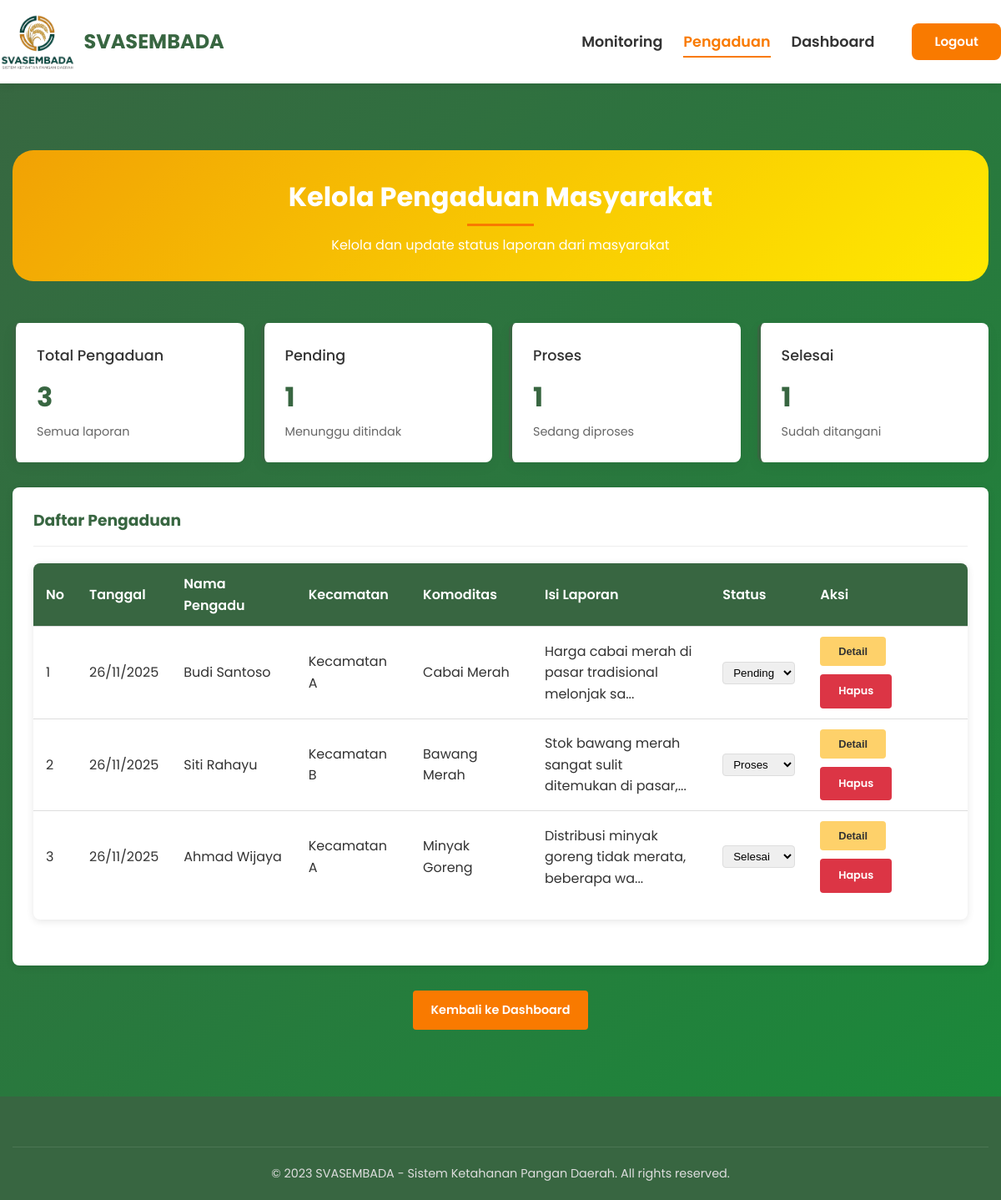
The page /admin/admin_pengaduan.php (signed in) on the database its author committed.
### tables this page shows
CREATE TABLE pengaduan (
    id_pengaduan INT PRIMARY KEY AUTO_INCREMENT,
    nama_pengadu VARCHAR(100) NOT NULL,
    kecamatan VARCHAR(100) NOT NULL,
    komoditas VARCHAR(100),
    isi_laporan TEXT NOT NULL,
    status ENUM('pending', 'proses', 'selesai') DEFAULT 'pending',
    tanggal TIMESTAMP DEFAULT CURRENT_TIMESTAMP
);

### admin/admin_pengaduan.php (the view, shortened to what this page needs)
<?php
include '../config/koneksi.php';
$pengaduan = mysqli_query($koneksi, "SELECT * FROM pengaduan ORDER BY tanggal DESC");
?>
<!DOCTYPE html>
<html lang="id">
<head>
    <link rel="stylesheet" href="../assets/style.css">
</head>
<body>
  <header>
    <div class="container header-container">
        <div class="logo">
            <h1 class="brand">
                <img src="../assets/img/logo_svasembada.png" alt="SVASEMBADA" class="brand-logo">
                SVASEMBADA
            </h1>
        </div>
        <ul class="nav-menu">
            <?php $currentPage = basename($_SERVER['PHP_SELF']); ?>
            <li><a href="admin_monitoring.php" class="<?= ($currentPage == 'admin_monitoring.php') ? 'active' : '' ?>">Monitoring</a></li>
            <li><a href="admin_pengaduan.php" class="<?= ($currentPage == 'admin_pengaduan.php') ? 'active' : '' ?>">Pengaduan</a></li>
            <li><a href="../pages/dashboard.php" class="<?= ($currentPage == 'dashboard.php') ? 'active' : '' ?>">Dashboard</a></li>
            <li><a href="logout.php" class="btn btn-secondary btn-sm">Logout</a></li>
        </ul>
    </div>
</header>
    <main>
        <section class="section">
            <div class="container">
                <div class="section-title">
                    <h2>Kelola Pengaduan Masyarakat</h2>
                    <p>Kelola dan update status laporan dari masyarakat</p>
                </div>
                <div class="dashboard-grid">
                    <?php
                    $total_pengaduan = mysqli_query($koneksi, "SELECT COUNT(*) as total FROM pengaduan");
                    $total_pengaduan = mysqli_fetch_assoc($total_pengaduan)['total'];
                    $pengaduan_pending = mysqli_query($koneksi, "SELECT COUNT(*) as total FROM pengaduan WHERE status = 'pending'");
                    $pengaduan_pending = mysqli_fetch_assoc($pengaduan_pending)['total'];
                    $pengaduan_proses = mysqli_query($koneksi, "SELECT COUNT(*) as total FROM pengaduan WHERE status = 'proses'");
                    $pengaduan_proses = mysqli_fetch_assoc($pengaduan_proses)['total'];
                    $pengaduan_selesai = mysqli_query($koneksi, "SELECT COUNT(*) as total FROM pengaduan WHERE status = 'selesai'");
                    $pengaduan_selesai = mysqli_fetch_assoc($pengaduan_selesai)['total'];
                    ?>
                    <div class="dashboard-card">
                        <h3>Total Pengaduan</h3>
                        <span class="number"><?= $total_pengaduan ?></span>
                        <div class="description">Semua laporan</div>
                    </div>
                    <div class="dashboard-card">
                        <h3>Pending</h3>
                        <span class="number"><?= $pengaduan_pending ?></span>
                        <div class="description">Menunggu ditindak</div>
                    </div>
                    <div class="dashboard-card">
                        <h3>Proses</h3>
                        <span class="number"><?= $pengaduan_proses ?></span>
                        <div class="description">Sedang diproses</div>
                    </div>
                    <div class="dashboard-card">
                        <h3>Selesai</h3>
                        <span class="number"><?= $pengaduan_selesai ?></span>
                        <div class="description">Sudah ditangani</div>
                    </div>
                </div>
                <div class="card">
                    <div class="card-header">
                        <h3>Daftar Pengaduan</h3>
                    </div>
                    <div class="table-container">
                        <table class="data-table">
                            <thead>
                                <tr>
                                    <th>No</th>
                                    <th>Tanggal</th>
                                    <th>Nama Pengadu</th>
                                    <th>Kecamatan</th>
                                    <th>Komoditas</th>
                                    <th>Isi Laporan</th>
                                    <th>Status</th>
                                    <th>Aksi</th>
                                </tr>
                            </thead>
                            <tbody>
                                <?php if(mysqli_num_rows($pengaduan) > 0): ?>
                                    <?php $no = 1; ?>
                                    <?php while($row = mysqli_fetch_assoc($pengaduan)): ?>
                                        <tr>
                                            <td><?= $no++ ?></td>
                                            <td><?= date('d/m/Y', strtotime($row['tanggal'])) ?></td>
                                            <td><?= $row['nama_pengadu'] ?></td>
                                            <td><?= $row['kecamatan'] ?></td>
                                            <td><?= $row['komoditas'] ?: '-' ?></td>
                                            <td>
                                                <div style="max-width: 200px; overflow: hidden; text-overflow: ellipsis;">
                                                    <?= substr($row['isi_laporan'], 0, 50) ?>...
                                                </div>
                                            </td>
                                            <td>
                                                <form method="POST" action="" style="display: inline;">
                                                    <select name="status" onchange="this.form.submit()"
                                                            style="padding: 4px 8px; border-radius: 4px; border: 1px solid #ddd;">
                                                        <option value="pending" <?= $row['status'] == 'pending' ? 'selected' : '' ?>>Pending</option>
                                                        <option value="proses" <?= $row['status'] == 'proses' ? 'selected' : '' ?>>Proses</option>
                                                        <option value="selesai" <?= $row['status'] == 'selesai' ? 'selected' : '' ?>>Selesai</option>
                                                    </select>
                                                </form>
                                            </td>
                                            <td>
                                                <div class="action-buttons">
                                                    <button type="button" class="btn btn-accent btn-sm"
                                                            onclick="showDetail('<?= $row['nama_pengadu'] ?>', '<?= $row['kecamatan'] ?>', '<?= $row['komoditas'] ?>', '<?= addslashes($row['isi_laporan']) ?>')">
                                                        Detail
                                                    </button>
                                                    <a href="?hapus=<?= $row['id_pengaduan'] ?>"
                                                       class="btn btn-danger btn-sm"
                                                       onclick="return confirm('Yakin ingin menghapus pengaduan ini?')">
                                                        Hapus
                                                    </a>
                                                </div>
                                            </td>
                                        </tr>
                                    <?php endwhile; ?>
                                <?php else: ?>
                                    <tr>
                                        <td colspan="8" style="text-align: center;">Belum ada pengaduan</td>
                                    </tr>
                                <?php endif; ?>
                            </tbody>
                        </table>
                    </div>
                </div>
                <div style="text-align: center; margin-top: 30px;">
                    <a href="../pages/dashboard.php" class="btn btn-secondary">Kembali ke Dashboard</a>
                </div>
            </div>
        </section>
    </main>
    <footer>
        <div class="container">
            <div class="copyright">
                <p>&copy; 2023 SVASEMBADA - Sistem Ketahanan Pangan Daerah. All rights reserved.</p>
            </div>
        </div>
    </footer>
</body>
</html>

### assets/style.css (style rules this page uses)
:root { --primary: #386641; --secondary: #F97A00; --accent: #FED16A; --light: #FFF4A4; --white: #ffffff; --dark: #333333; --gray: #f5f5f5; --danger: #dc3545; --success: #28a745; --info: #17a2b8; --warning: #ffc107; }
* { margin: 0; padding: 0; box-sizing: border-box; }
body { font-family: 'Inter', 'Open Sans', sans-serif; line-height: 1.6; color: var(--dark); background-color: var(--white); min-height: 100vh; display: flex; flex-direction: column; }
main { flex: 1; }
h1, h2, h3, h4, h5, h6 { font-family: 'Poppins', 'Montserrat', sans-serif; margin-bottom: 1rem; }
a { text-decoration: none; color: var(--primary); transition: color 0.3s ease; }
.container { width: 100%; max-width: 1200px; margin: 0 auto; padding: 0 15px; }
.btn { display: inline-block; padding: 10px 20px; border: 2px solid transparent; border-radius: 4px; cursor: pointer; font-weight: 600; transition: all 0.3s ease; text-decoration: none; text-align: center; font-size: 0.9rem; }
.btn-secondary { background-color: var(--secondary); color: var(--white); }
.btn-secondary.btn-sm { padding: 8px 25px; font-size: 0.95rem; color: var(--white); border-radius: 8px; }
.btn-accent { background-color: var(--accent); color: var(--dark); }
.btn-danger { background-color: var(--danger); color: var(--white); }
.btn-sm { padding: 8px 20px; font-size: 0.8rem; }
header { background-color: var(--white); box-shadow: 0 2px 10px rgba(0,0,0,0.1); position: sticky; top: 0; z-index: 1000; }
.header-container { display: flex; justify-content: space-between; align-items: center; padding: 15px 0; }
.logo { display: flex; align-items: center; }
.brand { font-family: 'poppins'; font-weight: 700; display: flex; align-items: center; gap: 10px; }
.brand-logo { height: 70px; width: auto; display: block; }
.logo h1 { margin: 0; font-size: 1.5rem; color: var(--primary); }
.nav-menu { display: flex; list-style: none; align-items: center; }
.nav-menu li { margin-left: 25px; font-size: 1.1rem; }
.nav-menu li:last-child { margin-left: 45px; }
.nav-menu a { color: var(--light-bg); font-weight: 600; padding: 5px 0; transition: all 0.3s ease; border-bottom: 2px solid transparent; position: relative; }
.nav-menu a.active { color: var(--secondary); border-bottom: 2px solid var(--secondary); background: none; }
.section { padding: 80px 0; }
.section-title { text-align: center; margin-bottom: 50px; }
.section-title h2 { font-size: 2rem; color: var(--primary); position: relative; display: inline-block; padding-bottom: 10px; }
.section-title h2::after { content: ''; position: absolute; bottom: 0; left: 50%; transform: translateX(-50%); width: 80px; height: 3px; background-color: var(--secondary); }
footer { background-color: var(--primary); color: var(--white); padding: 60px 0 20px; margin-top: auto; }
.copyright { text-align: center; padding-top: 20px; border-top: 1px solid rgba(255,255,255,0.1); font-size: 0.9rem; color: #ddd; }
.table-container { overflow-x: auto; margin-bottom: 30px; background: var(--white); border-radius: 8px; box-shadow: 0 2px 10px rgba(0,0,0,0.1); }
.data-table { width: 100%; border-collapse: collapse; margin-bottom: 20px; }
.data-table th, .data-table td { padding: 12px 15px; text-align: left; border-bottom: 1px solid #ddd; }
.data-table th { background-color: var(--primary); color: var(--white); font-weight: 600; position: sticky; top: 0; }
.data-table tr:last-child td { border-bottom: none; }
.dashboard-grid { display: grid; grid-template-columns: repeat(auto-fit, minmax(250px, 1fr)); gap: 20px; margin-bottom: 30px; }
.dashboard-card { background-color: var(--white); border-radius: 8px; padding: 25px; box-shadow: 0 5px 15px rgba(0,0,0,0.05); border-left: 4px solid var(--primary); }
.dashboard-card h3 { font-size: 1.1rem; margin-bottom: 10px; color: var(--dark); font-weight: 500; }
.dashboard-card .number { font-size: 2rem; font-weight: 700; color: var(--primary); display: block; }
.dashboard-card .description { font-size: 0.9rem; color: #666; margin-top: 5px; }
.card { background: var(--white); border-radius: 8px; padding: 25px; box-shadow: 0 2px 10px rgba(0,0,0,0.1); margin-bottom: 25px; }
.card-header { border-bottom: 1px solid #eee; padding-bottom: 15px; margin-bottom: 20px; }
.card-header h3 { margin: 0; color: var(--primary); }
.action-buttons { display: flex; gap: 10px; flex-wrap: wrap; }
.dashboard-card { position: relative; transition: all 0.3s ease; border: none; border-left: 4px solid var(--primary); }

### rows shown on the page
pengaduan: tanggal "26/11/2025", nama_pengadu "Budi Santoso", kecamatan "Kecamatan A", komoditas "Cabai Merah", isi_laporan "Harga cabai merah di pasar tradisional melonjak sa", status "Pending"
pengaduan: tanggal "26/11/2025", nama_pengadu "Siti Rahayu", kecamatan "Kecamatan B", komoditas "Bawang Merah", isi_laporan "Stok bawang merah sangat sulit ditemukan di pasar,", status "Proses"
pengaduan: tanggal "26/11/2025", nama_pengadu "Ahmad Wijaya", kecamatan "Kecamatan A", komoditas "Minyak Goreng", isi_laporan "Distribusi minyak goreng tidak merata, beberapa wa", status "Selesai"

### other values the page prints
$total_pengaduan "3"
$pengaduan_pending "1"
$pengaduan_proses "1"
$pengaduan_selesai "1"
